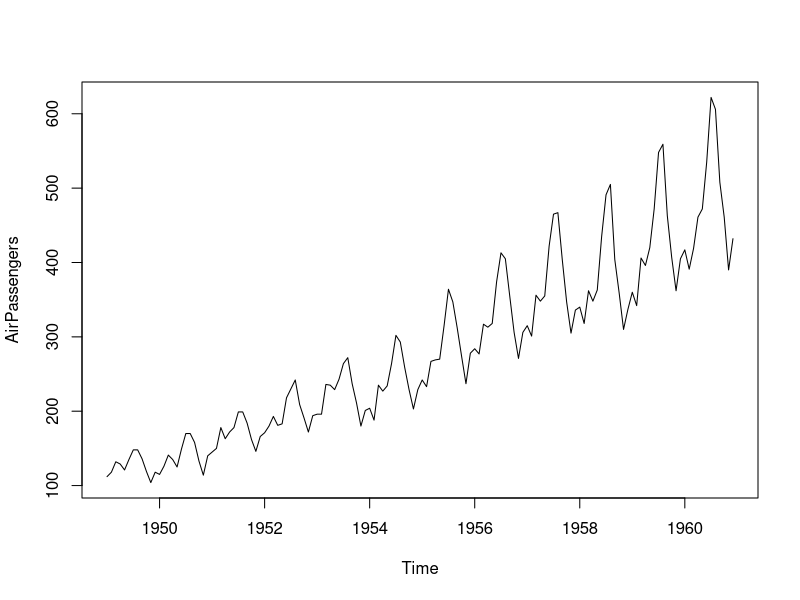
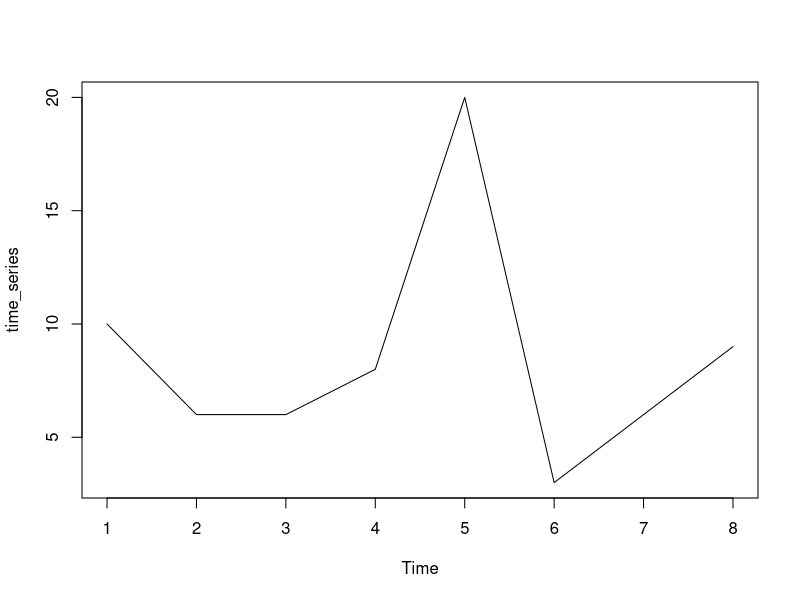
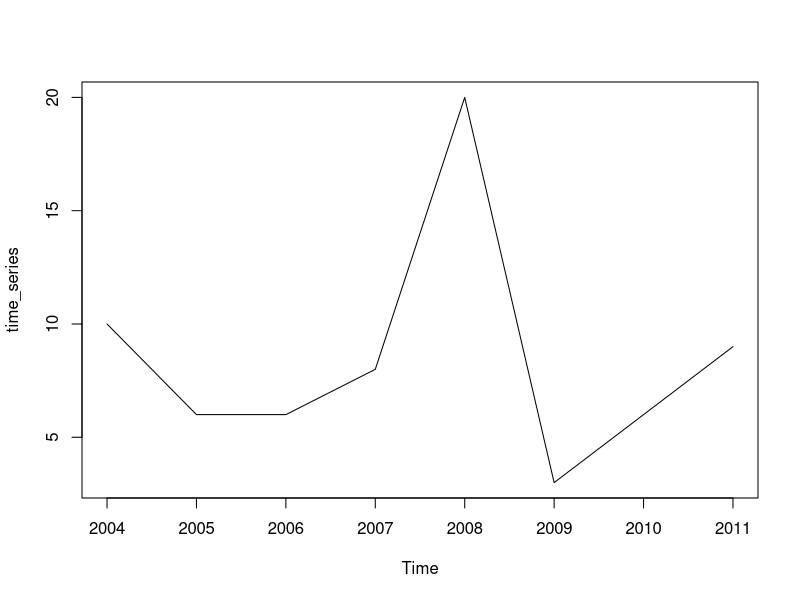
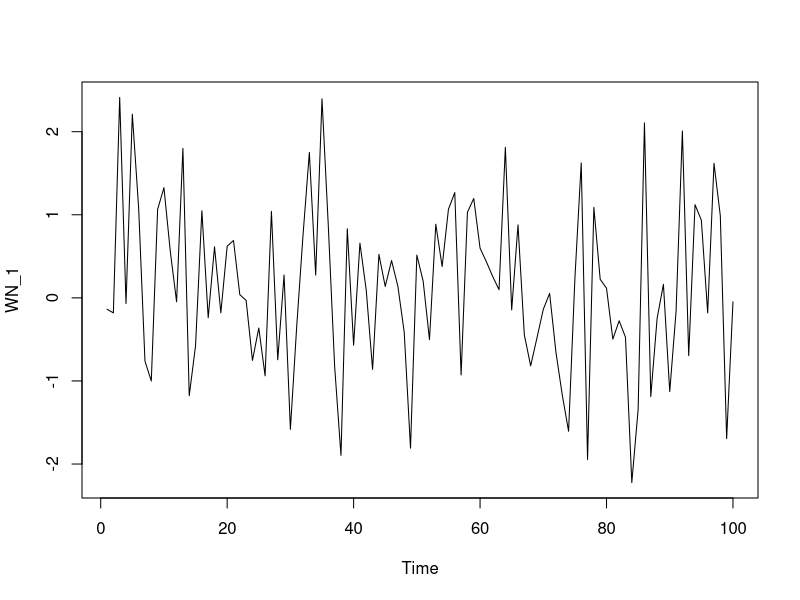
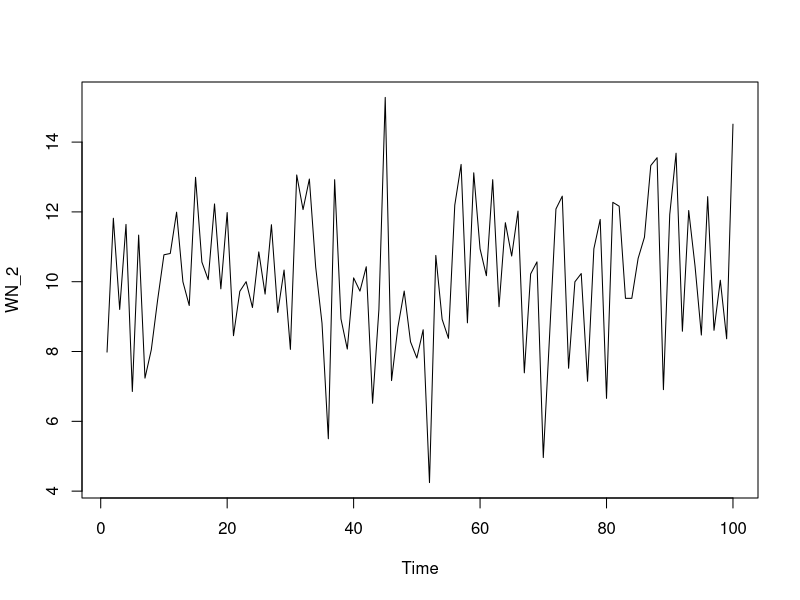
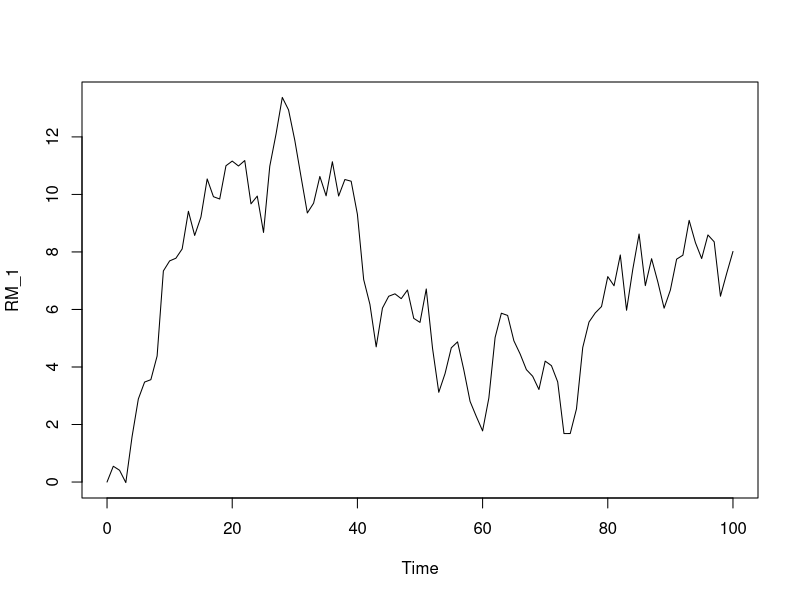
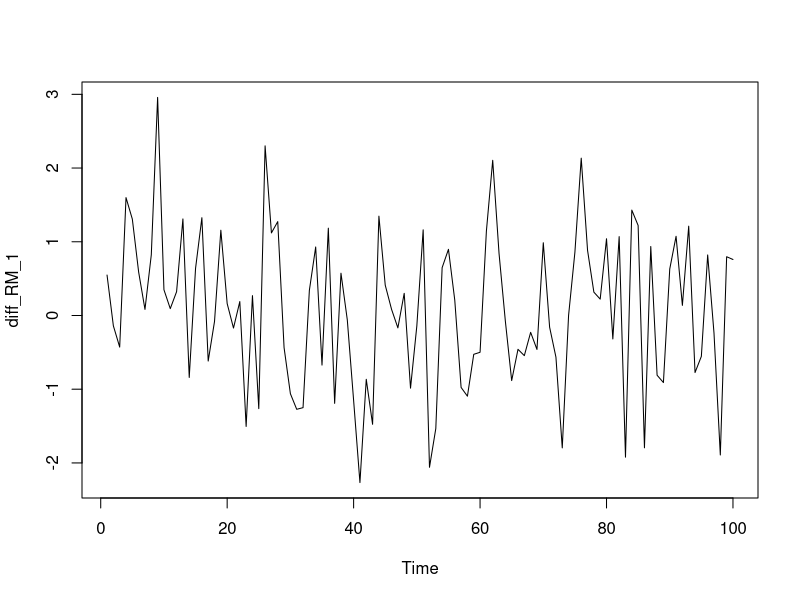
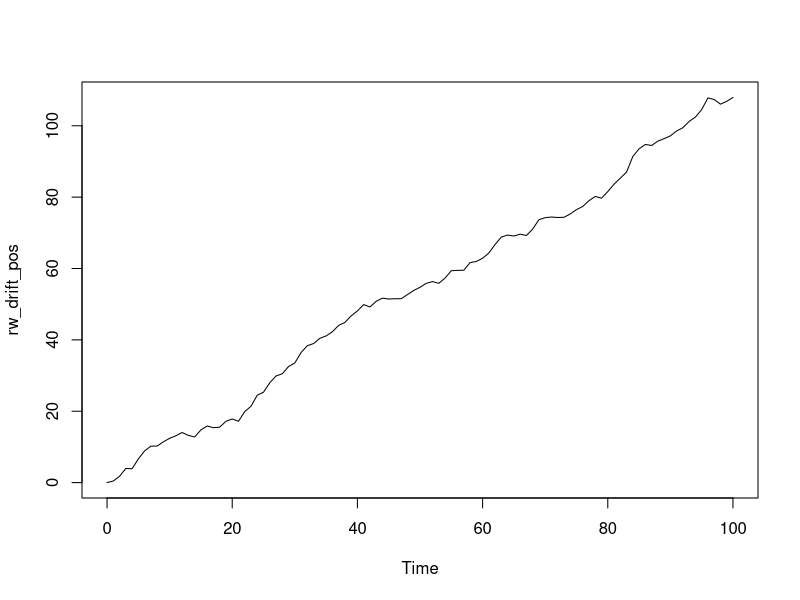

Write R code to recreate these figures, in order. (Note: this script raises an error after producing the figures.)
## ---- chunk 1
library(psych)
## ---- chunk 2
#plot(dataframe, xlab = "title", ylab = "title", type = "b") #note that type = "b" provides both data points and a line connecting each point
## ---- chunk 3
# Plot AirPassengers
plot(AirPassengers)

# View the start and end dates of AirPassengers
start(AirPassengers)
end(AirPassengers)

# Use time(), deltat(), frequency(), and cycle() with AirPassengers 
time(AirPassengers)
deltat(AirPassengers)
frequency(AirPassengers)
cycle(AirPassengers)

## ---- chunk 4
#Simple Time Series
data_vector <- c(10, 6, 6, 8, 20, 3, 6, 9)

#Turn the data vector into time series
time_series <- ts(data_vector)
#plot time series
plot(time_series)
## ---- chunk 5
#Instead of starting with 1, you can start with a year and then specify the frequency of observations

#Turn the data vector into time series
time_series <- ts(data_vector, start = 2004, frequency = 1)
#plot time series
plot(time_series)
## ---- chunk 6
#See if the data vector and time series are time series
is.ts(data_vector) #false
is.ts(time_series) #true
## ---- chunk 7
WN_1 <- arima.sim(model = list(order = c(0, 0, 0)), n = 100)
head(WN_1) #show some data
ts.plot(WN_1) #plot data
describe(WN_1) #The mean should be approx 0 and sd should be approx 1


#You can also add additional arguments to specify the mean and sd
WN_2 <- arima.sim(model = list(order = c(0, 0, 0)), n = 100,
                  mean = 10,
                  sd = 2)
head(WN_2) #show some data
ts.plot(WN_2) #plot data
describe(WN_2) #The mean should be approx 10 and sd should be approx 2

## ---- chunk 8
arima(WN_2, order = c(0, 0, 0)) #You can see that the mean should be approx 10
#Intercept is the estimated mean
# sigma^2 is the estiamted variance. The sd is the square root of this variance estimate.
sqrt(3.84) #This should be the same as the sd

#You can also find the mean and variance separately
mean(WN_2)
var(WN_2)
## ---- chunk 9
RM_1 <- arima.sim(model = list(order = c(0, 1, 0)), n = 100)
head(RM_1)
ts.plot(RM_1)

#Calculate the first difference in the time series.
diff_RM_1 <- diff(RM_1)
ts.plot(diff_RM_1) #This shows that when you remove the long-term trend of the Random Walk data, then it becomes White Noise
## ---- chunk 10
rw_drift_pos <- arima.sim(model = list(order = c(0, 1, 0)), n = 100, mean = 1) #mean = 1, so it will be a positive slope
ts.plot(rw_drift_pos)

rw_drift_neg <- arima.sim(model = list(order = c(0, 1, 0)), n = 100, mean = -1) #mean = -1, so it will be a negative slope
ts.plot(rw_drift_neg)

#You can then also calculate the first difference of the drift

rw_drift_diff_pos <- diff(rw_drift_pos)
ts.plot(rw_drift_diff_pos)

#You can then fit each model
model_pos <- arima(rw_drift_diff_pos)
model_pos

#Save the estimated time trend, which is the intercept
intercept_pos <- model_pos$coef
intercept_pos

#Now that you have the estimated coefficient or time trend, you can add the estimated time trend to the original data
ts.plot(rw_drift_pos) + 
abline(0, intercept_pos)

## ---- chunk 11
# Generate Data
white_noise <- arima.sim(model = list(order = c(0,0,0)), n = 100)

#Transform WN data to RW using cumsum()
random_walk <- cumsum(white_noise)

# Generate WN drift data
wn_drift <- arima.sim(model = list(order = c(0,0,0)), n = 100, mean = 0.4)
  
#Transform WN data to RW using cumsum()
rw_drift <- cumsum(wn_drift)

# Plot
plot.ts(cbind(white_noise, random_walk, wn_drift, rw_drift)) #note when you want to plot more than one time series use cbind(model_1, model_2, etc.) and enter the time series

## ---- chunk 12
stocks <- as.tibble(EuStockMarkets)
stocks
dax <- stocks$DAX
smi <- stocks$SMI

ts.plot(dax)
ts.plot(smi)
ts.plot(cbind(dax, smi))

plot(dax,smi)

apply(stocks, MARGIN = 2, FUN = var) #looking at variance
apply(stocks, MARGIN = 2, FUN = sd) #looking at sd

pairs(stocks) #scatterplot matrix
plot(stocks)

ts.plot(stocks)



## ---- chunk 13
#mean and sd
mean(dax)
sd(dax)

mean(smi)
sd(smi)

#Covariance of these stocks. These depend of the scale of the variables
cov(dax, smi)

#Correlation of these stocks. These do not depend on the scale of the variables. These are standardized.
cor(dax, smi)

#You can see the relationship between covariance and correlation here
cov(dax, smi) / (sd(dax) * sd(smi)) #This is the covariance divided by the sd of each variable



## ---- chunk 14
cor(dax[-100], dax[-1]) #This is .99, which indicates that if the price yesterday was high, then the price today should be high

## ---- chunk 15
cor(dax[-(99:100)], dax[-(1:2)])
## ---- chunk 16
acf(dax, lag.max = 10, plot = FALSE) #You can see that as the lag increases, the past lag has a lower correlation with the more recent price. In other words, today's price perfectly predicts today's price. Yesterday's price almost perfectly predicts today's price. Lastly, the price from two days ago, still strongly predicts today's price, but not as well as one day ago.

#Create an acf plot
acf(dax, lag.max = 100, plot = TRUE) #You can also view this graphically by using plot = TRUE. In this example, I used a larger lag.max, so differences can be perceivable
